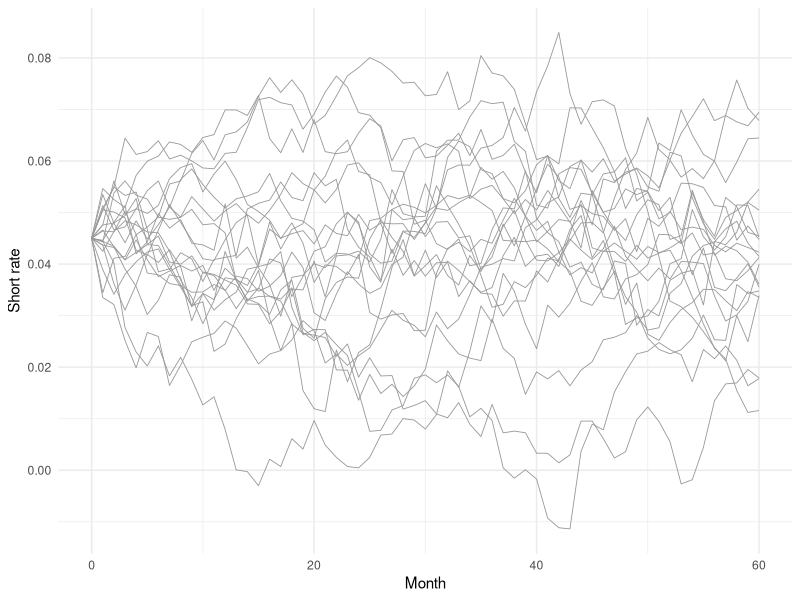

Recreate this plot in R.
# ============================================================================
# Stochastic Differential Equations and Numerical Simulation
# Code extracted from chapters/04-sde-simulation.qmd
# Generated by assets/extract_code.R -- edit the chapter, then regenerate.
# ============================================================================

## ---- 01: §4.13 Common Random Numbers  (qmd line 247) ---------------------------------

n_paths <- 500; n_steps <- 360; n_factors <- 3
bump_size <- 1e-4                      # 1 bp

# Stand-in for the valuation pipeline: simulate from params using the
# supplied shocks, then value. The point is that `shocks` enters as an
# argument rather than being drawn inside.
simulate_and_value <- function(params, shocks) {
  r <- params$r0 + apply(shocks[, , 1], 1, cumsum) * params$sigma
  mean(colSums(exp(-r / 12) * 100 / n_steps))
}
params            <- list(r0 = 0.04, sigma = 0.01)
params_bumped_up  <- modifyList(params, list(r0 = 0.04 + bump_size))
params_bumped_down <- modifyList(params, list(r0 = 0.04 - bump_size))

# Pre-generate shocks once
set.seed(42)
shocks <- array(rnorm(n_paths * n_steps * n_factors),
                dim = c(n_paths, n_steps, n_factors))

# Each valuation uses the same shocks
V_base <- simulate_and_value(params, shocks)
V_up   <- simulate_and_value(params_bumped_up, shocks)
V_down <- simulate_and_value(params_bumped_down, shocks)

# Duration is the finite difference
duration <- -(V_up - V_down) / (2 * bump_size * V_base)


## ---- 02: §4.14 Worked Numerical Example  (qmd line 284) ------------------------------

sim_ou_exact <- function(X0, kappa, theta, sigma, dt, n_steps, n_paths) {
  paths <- matrix(0, n_paths, n_steps + 1)
  paths[, 1] <- X0
  mean_fac <- exp(-kappa * dt)
  var_fac <- sigma^2 * (1 - exp(-2 * kappa * dt)) / (2 * kappa)
  for (t in seq_len(n_steps)) {
    mu_t  <- theta + (paths[, t] - theta) * mean_fac
    paths[, t + 1] <- rnorm(n_paths, mean = mu_t, sd = sqrt(var_fac))
  }
  paths
}

paths <- sim_ou_exact(0.045, 0.3, 0.04, 0.015, 1/12, 60, 500)


## ---- 03: §4.16.1 Exact OU Simulation  (qmd line 333) ---------------------------------

sim_ou_exact <- function(X0, kappa, theta, sigma, dt, n_steps, n_paths) {
  paths <- matrix(0, n_paths, n_steps + 1)
  paths[, 1] <- X0
  m <- exp(-kappa * dt)
  v <- sigma^2 * (1 - exp(-2 * kappa * dt)) / (2 * kappa)
  for (t in seq_len(n_steps)) {
    mu_t <- theta + (paths[, t] - theta) * m
    paths[, t + 1] <- rnorm(n_paths, mu_t, sqrt(v))
  }
  paths
}

set.seed(42)
ps <- sim_ou_exact(0.045, 0.30, 0.04, 0.015, 1/12, 60, 500)

library(ggplot2)
library(tidyr)
paths_df <- as.data.frame(t(ps[1:20, ]))
paths_df$step <- seq_len(nrow(paths_df)) - 1
paths_long <- pivot_longer(paths_df, -step,
                           names_to = "path", values_to = "rate")
ggplot(paths_long, aes(step, rate, group = path)) +
  geom_line(colour = "grey60", linewidth = 0.3) +
  labs(x = "Month", y = "Short rate") +
  theme_minimal()


## ---- 04: §4.16.2 Euler-Maruyama vs Exact  (qmd line 363) -----------------------------

sim_ou_euler <- function(X0, kappa, theta, sigma, dt, n_steps, n_paths) {
  paths <- matrix(0, n_paths, n_steps + 1)
  paths[, 1] <- X0
  for (t in seq_len(n_steps)) {
    drift  <- kappa * (theta - paths[, t]) * dt
    diffu  <- sigma * sqrt(dt) * rnorm(n_paths)
    paths[, t + 1] <- paths[, t] + drift + diffu
  }
  paths
}

set.seed(42); pe <- sim_ou_euler(0.045, 0.30, 0.04, 0.015, 1/12, 60, 500)
mean(ps[, 60]) ; mean(pe[, 60])     # both ≈ 0.0411
sd(ps[, 60])   ; sd(pe[, 60])       # both ≈ 0.019


## ---- 05: §4.16.3 Cholesky for Correlated Multivariate  (qmd line 382) ----------------

# 3-factor DNS shocks
sigma <- c(0.005, 0.012, 0.020)
R <- matrix(c(1, -0.35, 0.20,
              -0.35, 1, -0.40,
              0.20, -0.40, 1), 3, 3)
Sigma <- diag(sigma) %*% R %*% diag(sigma)
L <- t(chol(Sigma))

# One step of correlated shocks
n_paths <- 500
Z <- matrix(rnorm(3 * n_paths), 3, n_paths)
shocks <- L %*% Z      # shocks now have covariance Sigma
cor(t(shocks))


## ---- 06: §4.16.4 Common Random Numbers for Bumping  (qmd line 400) -------------------

# Pre-generate shocks
set.seed(7); shocks <- array(rnorm(500 * 360 * 3),
                              c(500, 360, 3))

simulate_with_shocks <- function(params, shocks) {
  # ... uses pre-generated shocks instead of fresh rnorm
}

V0   <- simulate_with_shocks(p,            shocks)
Vup  <- simulate_with_shocks(bump(p, +1),  shocks)
Vdn  <- simulate_with_shocks(bump(p, -1),  shocks)
duration <- -(Vup - Vdn) / (2 * 0.0001 * V0)


## ---- 07: §4.16.5 Antithetic Variates  (qmd line 417) ---------------------------------

# Build antithetic shock pairs
shocks_a   <- shocks
shocks_a[seq(2, dim(shocks)[1], 2), , ] <-
  -shocks[seq(1, dim(shocks)[1], 2), , ]
